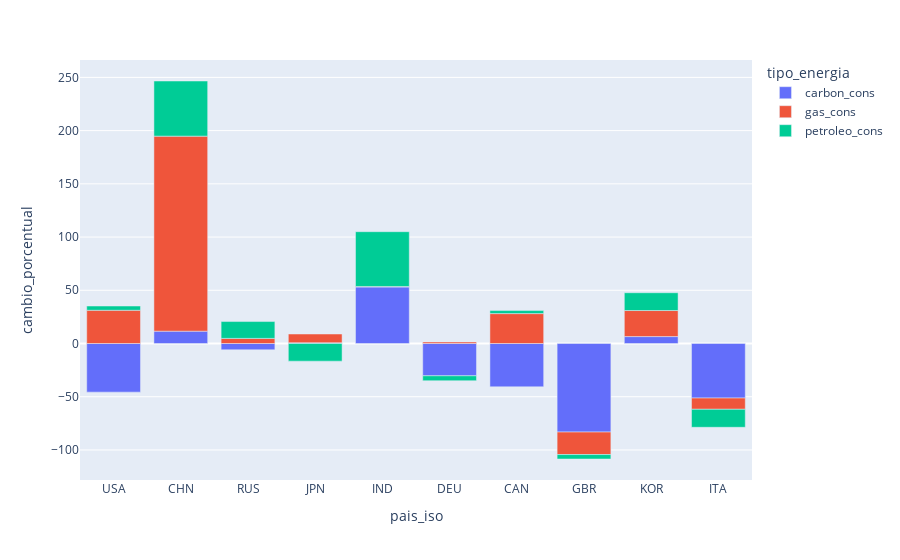

Notebook code cell kept with this figure:
### Code cell
# USA reemplazo 45% del consumo de carbon por 35% repartido entre gas y petroleo y 10% en energias renovables
# GBR cerro su ultima planta (bajo tierra) de carbon en 2015 

def pct_plot(data):
    return px.bar(data, x='pais_iso', y='cambio_porcentual', color='tipo_energia')
    
pct_plot(data_pct_cons)

### Figure 1 — Plotly figure (JSON) as saved in the notebook; plotly's stock layout.template omitted (floating-point values rounded to 4 significant figures)
{"data": [{"alignmentgroup": "True", "hovertemplate": "tipo_energia=carbon_cons<br>pais_iso=%{x}<br>cambio_porcentual=%{y}<extra></extra>", "legendgroup": "carbon_cons", "marker": {"color": "#636efa", "pattern": {"shape": ""}}, "name": "carbon_cons", "offsetgroup": "carbon_cons", "orientation": "v", "showlegend": true, "textposition": "auto", "type": "bar", "x": ["USA", "CHN", "RUS", "JPN", "IND", "DEU", "CAN", "GBR", "KOR", "ITA"], "xaxis": "x", "y": [-45.69, 11.58, -5.91, 0.73, 53.09, -30.35, -40.7, -83.2, 6.49, -51.25], "yaxis": "y"}, {"alignmentgroup": "True", "hovertemplate": "tipo_energia=gas_cons<br>pais_iso=%{x}<br>cambio_porcentual=%{y}<extra></extra>", "legendgroup": "gas_cons", "marker": {"color": "#EF553B", "pattern": {"shape": ""}}, "name": "gas_cons", "offsetgroup": "gas_cons", "orientation": "v", "showlegend": true, "textposition": "auto", "type": "bar", "x": ["USA", "CHN", "RUS", "JPN", "IND", "DEU", "CAN", "GBR", "KOR", "ITA"], "xaxis": "x", "y": [31.24, 183.2, 4.81, 8.19, 0.49, 1.38, 28.09, -21.13, 24.48, -10.56], "yaxis": "y"}, {"alignmentgroup": "True", "hovertemplate": "tipo_energia=petroleo_cons<br>pais_iso=%{x}<br>cambio_porcentual=%{y}<extra></extra>", "legendgroup": "petroleo_cons", "marker": {"color": "#00cc96", "pattern": {"shape": ""}}, "name": "petroleo_cons", "offsetgroup": "petroleo_cons", "orientation": "v", "showlegend": true, "textposition": "auto", "type": "bar", "x": ["USA", "CHN", "RUS", "JPN", "IND", "DEU", "CAN", "GBR", "KOR", "ITA"], "xaxis": "x", "y": [3.97, 51.79, 15.8, -16.6, 51.46, -4.63, 2.83, -4.18, 16.72, -16.91], "yaxis": "y"}], "layout": {"autosize": true, "barmode": "relative", "legend": {"title": {"text": "tipo_energia"}, "tracegroupgap": 0}, "margin": {"t": 60}, "xaxis": {"anchor": "y", "autorange": true, "domain": [0, 1], "range": [-0.5, 9.5], "title": {"text": "pais_iso"}, "type": "category"}, "yaxis": {"anchor": "x", "autorange": true, "domain": [0, 1], "range": [-128.2, 266.3], "title": {"text": "cambio_porcentual"}, "type": "linear"}}}
